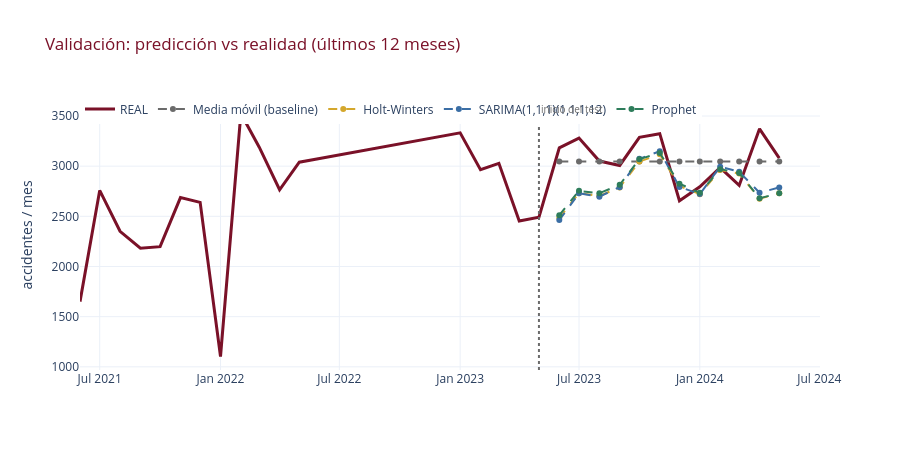

The cell this chart's notebook holds for it:
### Code cell
# Validación visual: predicción vs realidad en el test
preds = {"Media móvil (baseline)": media_movil, "Holt-Winters": pred_hw.values,
         "SARIMA(1,1,1)(1,1,1,12)": pred_sar.values}
if hay_prophet: preds["Prophet"] = pred_prophet

fig = go.Figure()
fig.add_trace(go.Scatter(x=serie.index[-36:], y=serie.values[-36:], name="REAL",
                         line=dict(color=GRANATE, width=3)))
for (nombre, p), color in zip(preds.items(), [GRIS, DORADO, AZUL, VERDE]):
    fig.add_trace(go.Scatter(x=test.index, y=p, name=nombre, mode="lines+markers",
                             line=dict(color=color, width=2, dash="dash")))
fig.add_vline(x=train.index[-1], line_dash="dot", line_color=GRIS)
fig.add_annotation(x=train.index[-1], y=1, yref="paper", text="inicio del test",
                   showarrow=False, xanchor="left", font=dict(color=GRIS, size=10))
fig.update_layout(height=450, template=TEMPLATE,
                  title="Validación: predicción vs realidad (últimos 12 meses)",
                  title_font_color=GRANATE, yaxis_title="accidentes / mes",
                  legend=dict(orientation="h", y=1.02, x=0))
fig.show()
